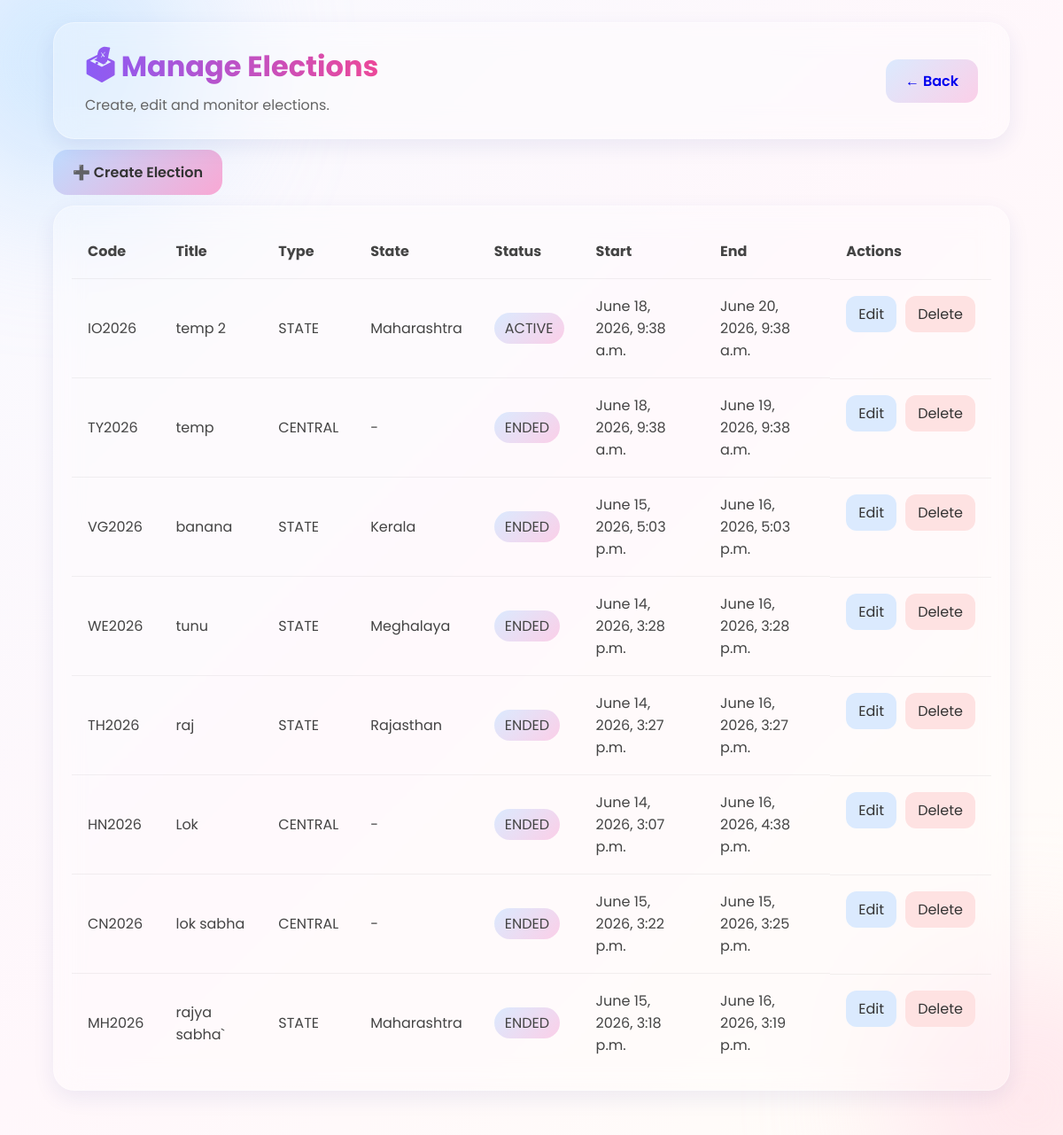
Page /adminpanel/elections/ (signed in) on the committed database.
### elections/models.py (models this page shows, shortened)
class Election(models.Model):
    ELECTION_TYPES = (
        ('CENTRAL', 'Central'),
        ('STATE', 'State'),
    )
    election_code = models.CharField(
        max_length=50,
        unique=True
    )
    title = models.CharField(
        max_length=255
    )
    description = models.TextField()
    election_type = models.CharField(
        max_length=20,
        choices=ELECTION_TYPES
    )
    state = models.CharField(
        max_length=100,
        choices=INDIAN_STATES,
        blank=True,
        null=True
    )
    election_cycle_years = models.PositiveIntegerField(
        default=5
    )
    start_datetime = models.DateTimeField()
    end_datetime = models.DateTimeField()
    created_at = models.DateTimeField(
        auto_now_add=True
    )
    updated_at = models.DateTimeField(
        auto_now=True
    )
    @property
    def status(self):
        now = timezone.now()
        if now < self.start_datetime:
            return "UPCOMING"
        elif self.start_datetime <= now <= self.end_datetime:
            return "ACTIVE"
        return "ENDED"

### adminpanel/views.py (the view)
def manage_elections(request):
    if (
        not request.user.is_authenticated
        or
        not request.user.is_superuser
    ):
        return redirect(
            "admin_login"
        )
    elections = Election.objects.all().order_by(
        "-created_at"
    )
    back_url = request.META.get('HTTP_REFERER', '/adminpanel/dashboard/')
    return render(
        request,
        "adminpanel/manage_elections.html",
        {
            "elections": elections,
            "back_url": back_url
        }
    )

### templates/adminpanel/manage_elections.html (shortened to what this page needs)
{% load static %}
<!doctype html>
<html lang="en">
  <head>
    <link
      rel="stylesheet"
      href="{% static 'css/adminpanel/manage_elections.css' %}"
    />
  </head>
  <body>
    <div class="blob blob1"></div>
    <div class="blob blob2"></div>
    <header class="admin-header glass">
      <div>
        <h1>🗳 Manage Elections</h1>
        <p>Create, edit and monitor elections.</p>
      </div>
      <a href="{{ back_url }}" class="back-btn">← Back</a>
    </header>
    <main class="container">
      <div class="top-actions">
        <a href="{% url 'create_election' %}" class="create-btn">
          ➕ Create Election
        </a>
      </div>
      <div class="table-wrapper glass">
        <table>
          <thead>
            <tr>
              <th>Code</th>
              <th>Title</th>
              <th>Type</th>
              <th>State</th>
              <th>Status</th>
              <th>Start</th>
              <th>End</th>
              <th>Actions</th>
            </tr>
          </thead>
          <tbody>
            {% for election in elections %}
            <tr>
              <td>{{ election.election_code }}</td>
              <td>{{ election.title }}</td>
              <td>{{ election.election_type }}</td>
              <td>{{ election.state|default:"-" }}</td>
              <td>
                <span class="status-badge"> {{ election.status }} </span>
              </td>
              <td>{{ election.start_datetime }}</td>
              <td>{{ election.end_datetime }}</td>
              <td class="actions">
                <a
                  href="{% url 'edit_election' election.id %}"
                  class="edit-btn"
                >
                  Edit
                </a>
                <a
                  href="{% url 'delete_election' election.id %}"
                  class="delete-btn"
                  onclick="return confirm('Delete this election?');"
                >
                  Delete
                </a>
              </td>
            </tr>
            {% endfor %}
          </tbody>
        </table>
      </div>
    </main>
  </body>
</html>

### static/css/adminpanel/manage_elections.css (style rules this page uses)
* { margin: 0; padding: 0; box-sizing: border-box; }
body { font-family: 'Poppins', sans-serif; min-height: 100vh; background: linear-gradient(135deg, #f8faff 0%, #fff7fb 50%, #fffdf8 100%); color: #444; overflow-x: hidden; position: relative; }
.blob { position: fixed; border-radius: 50%; filter: blur(90px); opacity: 0.5; z-index: -1; }
.blob1 { width: 300px; height: 300px; background: #A2D2FF; top: -80px; left: -80px; }
.blob2 { width: 280px; height: 280px; background: #FFC8DD; bottom: -100px; right: -100px; }
.glass { background: rgba(255, 255, 255, 0.28); backdrop-filter: blur(15px); -webkit-backdrop-filter: blur(15px); border: 1px solid rgba(255, 255, 255, 0.35); border-radius: 24px; box-shadow: 0 8px 24px rgba(31, 38, 135, 0.08); }
.admin-header { width: 90%; max-width: 1400px; margin: 25px auto; padding: 25px 35px; display: flex; justify-content: space-between; align-items: center; }
.admin-header h1 { background: linear-gradient(90deg, #8B5CF6, #EC4899); -webkit-background-clip: text; -webkit-text-fill-color: transparent; }
.admin-header p { color: #666; }
.back-btn { border: none; text-decoration: none; padding: 12px 22px; border-radius: 14px; cursor: pointer; background: linear-gradient(135deg, #DBEAFE, #FBCFE8); font-weight: 600; }
.container { width: 90%; max-width: 1400px; margin: auto; padding-bottom: 50px; }
.top-actions { margin-bottom: 25px; }
.create-btn { text-decoration: none; padding: 14px 22px; border-radius: 16px; background: linear-gradient(135deg, #BFDBFE, #F9A8D4); color: #333; font-weight: 600; }
.table-wrapper { overflow-x: auto; padding: 20px; }
table { width: 100%; border-collapse: collapse; }
th, td { padding: 18px; text-align: left; }
td { border-top: 1px solid rgba(0, 0, 0, 0.05); }
.status-badge { padding: 6px 12px; border-radius: 50px; background: linear-gradient(135deg, #DBEAFE, #FBCFE8); }
.actions { display: flex; gap: 10px; }
.edit-btn, .delete-btn { text-decoration: none; padding: 8px 14px; border-radius: 12px; color: #333; }
.edit-btn { background: #DBEAFE; }
.delete-btn { background: #FEE2E2; }

### rows in the picture
Election: election_code "IO2026", title "temp 2", election_type "STATE", state "Maharashtra", status "ACTIVE", start_datetime "June 18, 2026, 9:38 a.m.", end_datetime "June 20, 2026, 9:38 a.m."
Election: election_code "TY2026", title "temp", election_type "CENTRAL", state "-", status "ENDED", start_datetime "June 18, 2026, 9:38 a.m.", end_datetime "June 19, 2026, 9:38 a.m."
Election: election_code "VG2026", title "banana", election_type "STATE", state "Kerala", status "ENDED", start_datetime "June 15, 2026, 5:03 p.m.", end_datetime "June 16, 2026, 5:03 p.m."
Election: election_code "WE2026", title "tunu", election_type "STATE", state "Meghalaya", status "ENDED", start_datetime "June 14, 2026, 3:28 p.m.", end_datetime "June 16, 2026, 3:28 p.m."
Election: election_code "TH2026", title "raj", election_type "STATE", state "Rajasthan", status "ENDED", start_datetime "June 14, 2026, 3:27 p.m.", end_datetime "June 16, 2026, 3:27 p.m."
Election: election_code "HN2026", title "Lok", election_type "CENTRAL", state "-", status "ENDED", start_datetime "June 14, 2026, 3:07 p.m.", end_datetime "June 16, 2026, 4:38 p.m."
Election: election_code "CN2026", title "lok sabha", election_type "CENTRAL", state "-", status "ENDED", start_datetime "June 15, 2026, 3:22 p.m.", end_datetime "June 15, 2026, 3:25 p.m."
Election: election_code "MH2026", title "rajya sabha`", election_type "STATE", state "Maharashtra", status "ENDED", start_datetime "June 15, 2026, 3:18 p.m.", end_datetime "June 16, 2026, 3:19 p.m."
